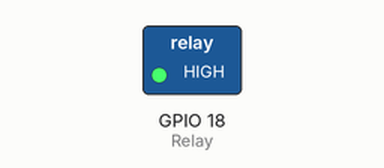
Bench run of a program on a simulated Raspberry Pi (BCM pin numbers). Shown: switched loads named in the program (green lamp = pin HIGH). Dashed ring = blinking. What the program prints to the terminal is not drawn.

Above: at 0.5 s.
Timing chart, 0 to 4.6 s (numbered marks = the images above):
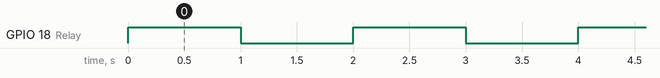

Measured:
- by itself, GPIO 18 (Relay): alternates HIGH for 1.0 s and LOW for 1.0 s

The program:

9relay.py
```python
import RPi.GPIO as GPIO
from time import sleep

Relay = 18

GPIO.setmode(GPIO.BCM)      #BCM if to use GPIO number, BOARD if to use Pin number
GPIO.setwarnings(False)
GPIO.setup(Relay, GPIO.OUT)

while 1:
    print "Relay ON"    #print relay ON
    GPIO.output(Relay,GPIO.HIGH)
    sleep(1)        #1 second
    print "Relay OFF"
    GPIO.output(Relay,GPIO.LOW)
    sleep(1)
	
```
